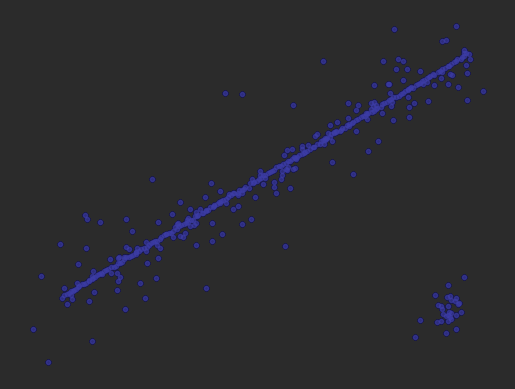
#> input picture homework/homework4/img.png, 515 x 389 px
$ jupyter execute homework4.ipynb   (shell and % lines are left out)
#> lines starting #> are read from the running program, lines starting #| are printed output that depends on the picture; after the words box and inside, x2 and y2 are one past the last pixel; in counts of white or black regions, pixels touching at a corner belong together
[cell 1]
import numpy as np
from matplotlib import pyplot as plt
from skimage.measure import LineModelND, ransac
import math
import cv2

rng = np.random.default_rng()

# generate coordinates of line
x = np.arange(-200, 200)
y = 0.5*x
data = np.column_stack([x, y])

# add gaussian noise to coordinates
noise = rng.normal(size=data.shape)
data += 0.5 * noise
data[::2] += 5 * noise[::2]
data[::4] += 20 * noise[::4]

# add faulty data
faulty = np.array(30 * [(180., -100)])
faulty += 10 * rng.normal(size=faulty.shape)
data[:faulty.shape[0]] = faulty

# fit line using all data
model = LineModelND()
model.estimate(data)

# robustly fit line only using inlier data with RANSAC algorithm
model_robust, inliers = ransac(data, LineModelND, min_samples=2,
                               residual_threshold=1, max_trials=1000)
outliers = inliers == False

# generate coordinates of estimated models
line_x = np.arange(-250, 250)
line_y = model.predict_y(line_x)
line_y_robust = model_robust.predict_y(line_x)

fig, ax = plt.subplots()
ax.plot(data[inliers, 0], data[inliers, 1], '.b', alpha=0.6,
        label='Inlier data')
ax.plot(data[outliers, 0], data[outliers, 1], '.r', alpha=0.6,
        label='Outlier data')
ax.plot(line_x, line_y, '-k', label='Line model from all data')
ax.plot(line_x, line_y_robust, '-g',label='Robust line model')
ax.legend()
plt.show()
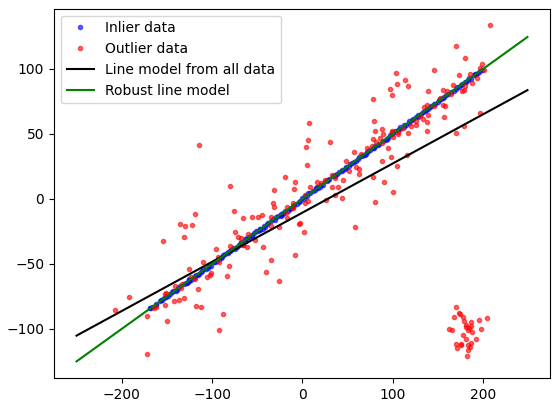
#> figure drawn by matplotlib, 1 panel; curve peaks at x = 249, y = 83.63

[cell 2]
def hough_line(img):
    # Rho and Theta ranges
    thetas = np.deg2rad(np.arange(-90.0, 90.0))
    width, height = img.shape
    diag_len = int(round(math.sqrt(width * width + height * height)))  # max_dist
    rhos = np.linspace(-diag_len, diag_len, diag_len * 2)

    # Cache some resuable values
    cos_t = np.cos(thetas)
    sin_t = np.sin(thetas)
    num_thetas = len(thetas)

    # Hough accumulator array of theta vs rho
    accumulator = np.zeros((2 * diag_len, num_thetas), dtype=np.uint8)
    y_idxs, x_idxs = np.nonzero(img)  # (row, col) indexes to edges

    # Vote in the hough accumulator
    for i in range(len(x_idxs)):
        x = x_idxs[i]
        y = y_idxs[i]

        for t_idx in range(num_thetas):
            # Calculate rho. diag_len is added for a positive index
            rho = round(x * cos_t[t_idx] + y * sin_t[t_idx]) + diag_len
            accumulator[rho, t_idx] += 1

    return accumulator, thetas, rhos


def show_hough_line(data, accumulator, thetas, rhos):
    import matplotlib.pyplot as plt

    fig, ax = plt.subplots(1, 2, figsize=(10, 10))

    ax[0].imshow(data, cmap=plt.cm.gray)
    ax[0].set_title('Input image')
    ax[0].axis('image')

    ax[1].imshow(
        accumulator, cmap='jet',
        extent=[np.rad2deg(thetas[-1]), np.rad2deg(thetas[0]), rhos[-1], rhos[0]])
    ax[1].set_aspect('equal', adjustable='box')
    ax[1].set_title('Hough transform')
    ax[1].set_xlabel('Angles (degrees)')
    ax[1].set_ylabel('Distance (pixels)')
    ax[1].axis('image')
    plt.show()

[cell 3]
#let's save noisy line from previous hw3
plt.plot(data[inliers, 0], data[inliers, 1], '.b', alpha=0.6,
            label='Inlier data')
plt.plot(data[outliers, 0], data[outliers, 1], '.b', alpha=0.6,
            label='Outlier data')
plt.axis('off')
plt.show()
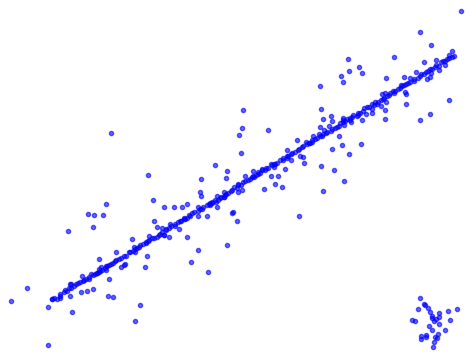
#> figure drawn by matplotlib, 1 panel
#plt.savefig('noisyLine.png')

[cell 4]
# hw4
# Импортировать картинки, обрабатывать картинки, превращать их в серые
img = cv2.imread('img.png')
#> img is the input picture: shape (389, 515, 3); mean B, G, R 46.6, 43, 43
drawing = np.zeros(img.shape[:], dtype=np.uint8)
gray = cv2.cvtColor(img, cv2.COLOR_RGB2HLS)
#> gray: shape (389, 515, 3); mean of channels 0, 1, 2 0, 44.8, 5.5
edges = cv2.Canny(gray, 50, 150)
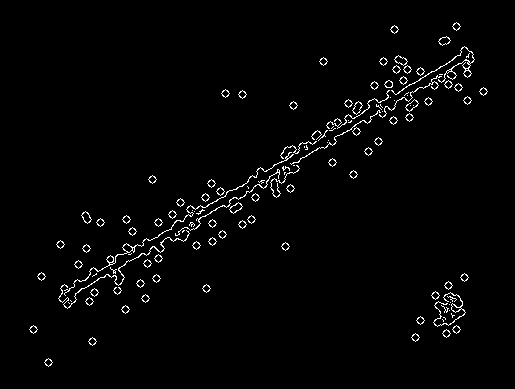
#> edges: shape (389, 515); 2% white in thin lines or dots, all inside (x1, y1, x2, y2) = (29, 22, 488, 367)

accumulator, thetas, rhos = hough_line(edges)
#> in hough_line, `y_idxs, x_idxs = np.nonzero(img)`: y_idxs = 3992 values from 22 to 366; x_idxs = 3992 values, max 487 at index 709, min 29 at index 3870, mean 281.6
#> the loop in hough_line, `for i in range(len(x_idxs)):` made 3992 passes
#> (x, y) on passes 1 to 3: (456, 22), (454, 23), (455, 23)
#> after the loop in hough_line, `for i in range(len(x_idxs)):`:
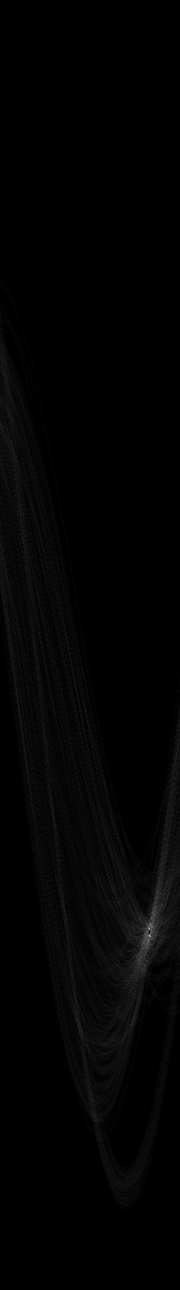
#> accumulator: shape (1290, 180); min 0, max 206, mean 3.1
#> thetas = 180 values from -1.57 to 1.55; rhos = 1290 values from -645 to 645
show_hough_line(edges, accumulator, thetas, rhos)

[cell 5]
# Easiest peak finding based on max votes
idx = np.argmax(accumulator)
#> idx = 168449
rho = rhos[int(idx / accumulator.shape[1])]
#> rho = 290.7
theta = thetas[idx % accumulator.shape[1]]
#> theta = 1.03
print("rho={0:.2f}, theta={1:.0f}".format(rho, np.rad2deg(theta)))
#| rho=290.73, theta=59

[cell 6]
#let's compare initial line and Hough transformed result
yHough = math.cos(theta) * x / math.sin(theta)
#> yHough = 400 values from -120.2 to 119.6
plt.plot(x, yHough, 'b', label='Hough transform result line')
plt.plot(x, y, 'r', label='initial linear function')

plt.legend()
plt.show()
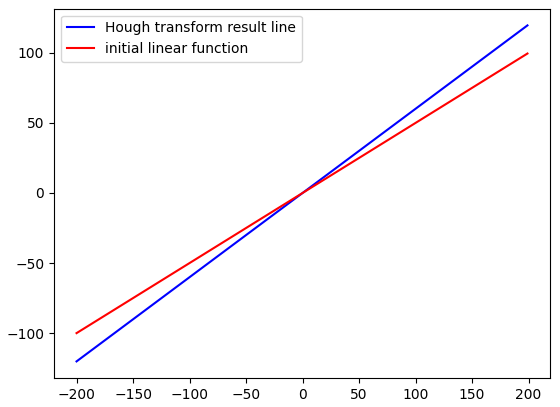
#> figure drawn by matplotlib, 1 panel; curve peaks at x = 199, y = 119.6; curve peaks at x = 199, y = 99.5
